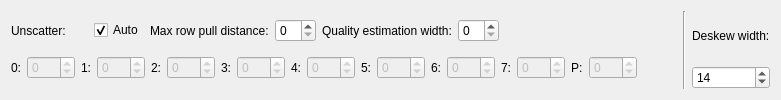
          <widget class="QWidget" name="tab">
           <attribute name="title">
            <string>Scatter correction</string>
           </attribute>
           <layout class="QHBoxLayout" name="horizontalLayout_7">
            <item>
             <layout class="QVBoxLayout" name="verticalLayout_4">
              <item>
               <layout class="QHBoxLayout" name="horizontalLayout_6">
                <item>
                 <widget class="QLabel" name="label_12">
                  <property name="sizePolicy">
                   <sizepolicy hsizetype="Minimum" vsizetype="Preferred">
                    <horstretch>0</horstretch>
                    <verstretch>0</verstretch>
                   </sizepolicy>
                  </property>
                  <property name="minimumSize">
                   <size>
                    <width>77</width>
                    <height>0</height>
                   </size>
                  </property>
                  <property name="text">
                   <string>Unscatter:</string>
                  </property>
                 </widget>
                </item>
                <item>
                 <widget class="QCheckBox" name="auto_unscatter">
                  <property name="text">
                   <string>Auto</string>
                  </property>
                  <property name="checked">
                   <bool>true</bool>
                  </property>
                 </widget>
                </item>
                <item>
                 <widget class="QLabel" name="label_24">
                  <property name="text">
                   <string>Max row pull distance:</string>
                  </property>
                 </widget>
                </item>
                <item>
                 <widget class="QSpinBox" name="unscatter_pull"/>
                </item>
                <item>
                 <widget class="QLabel" name="label_25">
                  <property name="text">
                   <string>Quality estimation width:</string>
                  </property>
                 </widget>
                </item>
                <item>
                 <widget class="QSpinBox" name="unscatter_est_width"/>
                </item>
                <item>
                 <spacer name="horizontalSpacer_5">
                  <property name="orientation">
                   <enum>Qt::Horizontal</enum>
                  </property>
                  <property name="sizeHint" stdset="0">
                   <size>
                    <width>40</width>
                    <height>20</height>
                   </size>
                  </property>
                 </spacer>
                </item>
               </layout>
              </item>
              <item>
               <layout class="QHBoxLayout" name="horizontalLayout_4">
                <item>
                 <widget class="QLabel" name="label_14">
                  <property name="text">
                   <string>0:</string>
                  </property>
                 </widget>
                </item>
                <item>
                 <widget class="QSpinBox" name="unscatter0">
                  <property name="enabled">
                   <bool>false</bool>
                  </property>
                  <property name="sizePolicy">
                   <sizepolicy hsizetype="Minimum" vsizetype="Fixed">
                    <horstretch>0</horstretch>
                    <verstretch>0</verstretch>
                   </sizepolicy>
                  </property>
                  <property name="minimumSize">
                   <size>
                    <width>48</width>
                    <height>0</height>
                   </size>
                  </property>
                  <property name="minimum">
                   <number>-99</number>
                  </property>
                 </widget>
                </item>
                <item>
                 <widget class="QLabel" name="label_15">
                  <property name="text">
                   <string>1:</string>
                  </property>
                 </widget>
                </item>
                <item>
                 <widget class="QSpinBox" name="unscatter1">
                  <property name="enabled">
                   <bool>false</bool>
                  </property>
                  <property name="sizePolicy">
                   <sizepolicy hsizetype="Minimum" vsizetype="Fixed">
                    <horstretch>0</horstretch>
                    <verstretch>0</verstretch>
                   </sizepolicy>
                  </property>
                  <property name="minimumSize">
                   <size>
                    <width>48</width>
                    <height>0</height>
                   </size>
                  </property>
                  <property name="minimum">
                   <number>-99</number>
                  </property>
                 </widget>
                </item>
                <item>
                 <widget class="QLabel" name="label_16">
                  <property name="text">
                   <string>2:</string>
                  </property>
                 </widget>
                </item>
                <item>
                 <widget class="QSpinBox" name="unscatter2">
                  <property name="enabled">
                   <bool>false</bool>
                  </property>
                  <property name="sizePolicy">
                   <sizepolicy hsizetype="Minimum" vsizetype="Fixed">
                    <horstretch>0</horstretch>
                    <verstretch>0</verstretch>
                   </sizepolicy>
                  </property>
                  <property name="minimumSize">
                   <size>
                    <width>48</width>
                    <height>0</height>
                   </size>
                  </property>
                  <property name="minimum">
                   <number>-99</number>
                  </property>
                 </widget>
                </item>
                <item>
                 <widget class="QLabel" name="label_17">
                  <property name="text">
                   <string>3:</string>
                  </property>
                 </widget>
                </item>
                <item>
                 <widget class="QSpinBox" name="unscatter3">
                  <property name="enabled">
                   <bool>false</bool>
                  </property>
                  <property name="sizePolicy">
                   <sizepolicy hsizetype="Minimum" vsizetype="Fixed">
                    <horstretch>0</horstretch>
                    <verstretch>0</verstretch>
                   </sizepolicy>
                  </property>
                  <property name="minimumSize">
                   <size>
                    <width>48</width>
                    <height>0</height>
                   </size>
                  </property>
                  <property name="minimum">
                   <number>-99</number>
                  </property>
                 </widget>
                </item>
                <item>
                 <widget class="QLabel" name="label_18">
                  <property name="text">
                   <string>4:</string>
                  </property>
                 </widget>
                </item>
                <item>
                 <widget class="QSpinBox" name="unscatter4">
                  <property name="enabled">
                   <bool>false</bool>
                  </property>
                  <property name="sizePolicy">
                   <sizepolicy hsizetype="Minimum" vsizetype="Fixed">
                    <horstretch>0</horstretch>
                    <verstretch>0</verstretch>
                   </sizepolicy>
                  </property>
                  <property name="minimumSize">
                   <size>
                    <width>48</width>
                    <height>0</height>
                   </size>
                  </property>
                  <property name="minimum">
                   <number>-99</number>
                  </property>
                 </widget>
                </item>
                <item>
                 <widget class="QLabel" name="label_19">
                  <property name="text">
                   <string>5:</string>
                  </property>
                 </widget>
                </item>
                <item>
                 <widget class="QSpinBox" name="unscatter5">
                  <property name="enabled">
                   <bool>false</bool>
                  </property>
                  <property name="sizePolicy">
                   <sizepolicy hsizetype="Minimum" vsizetype="Fixed">
                    <horstretch>0</horstretch>
                    <verstretch>0</verstretch>
                   </sizepolicy>
                  </property>
                  <property name="minimumSize">
                   <size>
                    <width>48</width>
                    <height>0</height>
                   </size>
                  </property>
                  <property name="minimum">
                   <number>-99</number>
                  </property>
                 </widget>
                </item>
                <item>
                 <widget class="QLabel" name="label_20">
                  <property name="text">
                   <string>6:</string>
                  </property>
                 </widget>
                </item>
                <item>
                 <widget class="QSpinBox" name="unscatter6">
                  <property name="enabled">
                   <bool>false</bool>
                  </property>
                  <property name="sizePolicy">
                   <sizepolicy hsizetype="Minimum" vsizetype="Fixed">
                    <horstretch>0</horstretch>
                    <verstretch>0</verstretch>
                   </sizepolicy>
                  </property>
                  <property name="minimumSize">
                   <size>
                    <width>48</width>
                    <height>0</height>
                   </size>
                  </property>
                  <property name="minimum">
                   <number>-99</number>
                  </property>
                 </widget>
                </item>
                <item>
                 <widget class="QLabel" name="label_21">
                  <property name="text">
                   <string>7:</string>
                  </property>
                 </widget>
                </item>
                <item>
                 <widget class="QSpinBox" name="unscatter7">
                  <property name="enabled">
                   <bool>false</bool>
                  </property>
                  <property name="sizePolicy">
                   <sizepolicy hsizetype="Minimum" vsizetype="Fixed">
                    <horstretch>0</horstretch>
                    <verstretch>0</verstretch>
                   </sizepolicy>
                  </property>
                  <property name="minimumSize">
                   <size>
                    <width>48</width>
                    <height>0</height>
                   </size>
                  </property>
                  <property name="minimum">
                   <number>-99</number>
                  </property>
                 </widget>
                </item>
                <item>
                 <widget class="QLabel" name="label_22">
                  <property name="text">
                   <string>P:</string>
                  </property>
                 </widget>
                </item>
                <item>
                 <widget class="QSpinBox" name="unscatter8">
                  <property name="enabled">
                   <bool>false</bool>
                  </property>
                  <property name="sizePolicy">
                   <sizepolicy hsizetype="Minimum" vsizetype="Fixed">
                    <horstretch>0</horstretch>
                    <verstretch>0</verstretch>
                   </sizepolicy>
                  </property>
                  <property name="minimumSize">
                   <size>
                    <width>48</width>
                    <height>0</height>
                   </size>
                  </property>
                  <property name="minimum">
                   <number>-99</number>
                  </property>
                 </widget>
                </item>
                <item>
                 <spacer name="horizontalSpacer_6">
                  <property name="orientation">
                   <enum>Qt::Horizontal</enum>
                  </property>
                  <property name="sizeHint" stdset="0">
                   <size>
                    <width>40</width>
                    <height>20</height>
                   </size>
                  </property>
                 </spacer>
                </item>
               </layout>
              </item>
             </layout>
            </item>
            <item>
             <widget class="Line" name="line">
              <property name="orientation">
               <enum>Qt::Vertical</enum>
              </property>
             </widget>
            </item>
            <item>
             <layout class="QVBoxLayout" name="verticalLayout_5">
              <item>
               <widget class="QLabel" name="label_2">
                <property name="text">
                 <string>Deskew width:</string>
                </property>
               </widget>
              </item>
              <item>
               <widget class="QSpinBox" name="deskew">
                <property name="value">
                 <number>14</number>
                </property>
               </widget>
              </item>
             </layout>
            </item>
           </layout>
          </widget>
